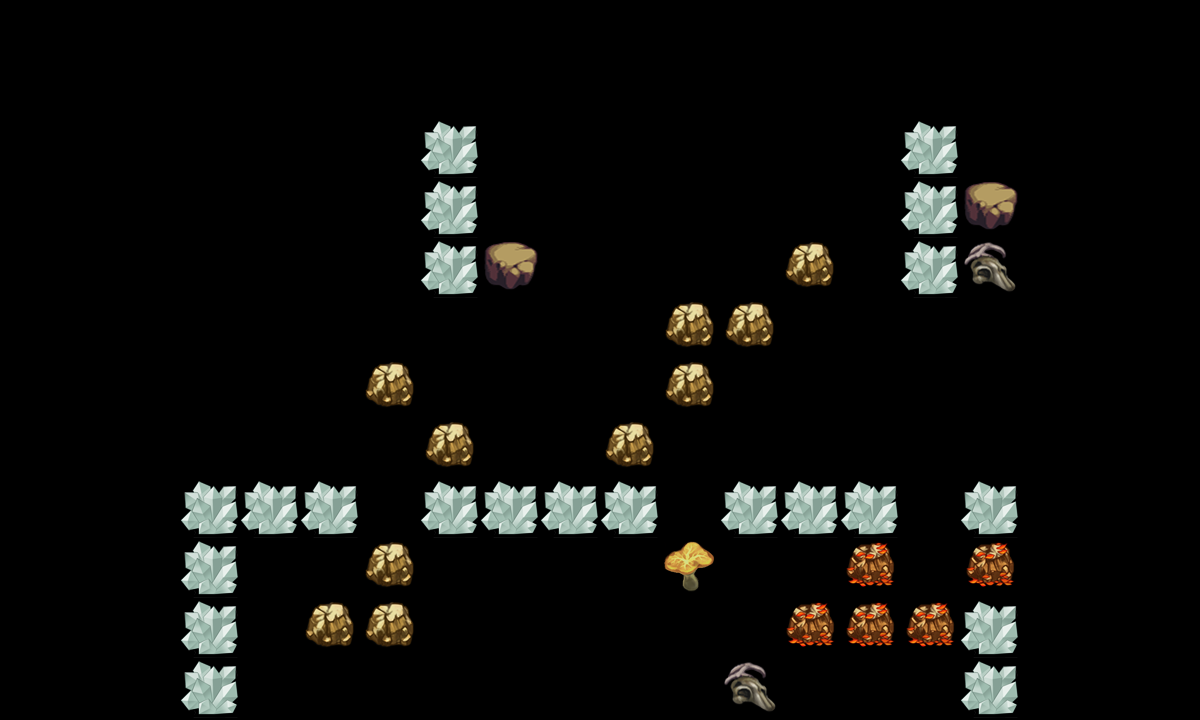

A 2D game scene composited from a Tiled map and its tileset images. What follows is a short description and the map's XML, with each tile layer's data collapsed to a summary:
An orthogonal 20x12 tile map with 60x60 px tiles, 2 tile layers (canDes, cannotDes) and 16 objects (re3, re1, re2, tankpoint, re4, ...).

<map version="1.0" orientation="orthogonal" width="20" height="12" tilewidth="60" tileheight="60">
 <tileset firstgid="1" name="tmw_desert_spacing" tilewidth="60" tileheight="60">
  <image source="tmw_desert_spacing.png" width="480" height="300" />
  <tile id="30">
   <properties>
    <property name="canDes" value="1" />
   </properties>
  </tile>
 </tileset>
 <layer name="canDes" width="20" height="12">
  <data>[240 cells, 20 non-empty, 5 distinct tile ids]</data>
 </layer>
 <layer name="cannotDes" width="20" height="12">
  <data>[240 cells, 22 non-empty, 1 distinct tile ids]</data>
 </layer>
 <objectgroup name="spawnPoints" width="20" height="12">
  <object name="re3" x="267" y="313" width="60" height="60" />
  <object name="re1" x="780" y="120" width="60" height="60" />
  <object name="re2" x="270" y="110" width="60" height="60" />
  <object name="tankpoint" x="600" y="600" width="60" height="60" />
  <object name="re4" x="841" y="362" width="60" height="60" />
  <object name="re5" x="499" y="345" width="60" height="60" />
  <object name="re6" x="537" y="115" width="60" height="60" />
  <object name="re7" x="455" y="575" width="55" height="59" />
 </objectgroup>
 <objectgroup name="roadPoints" width="20" height="12" visible="0">
  <object name="p1" x="300" y="660" width="60" height="60" />
  <object name="p2" x="297" y="423" width="60" height="60" />
  <object name="p3" x="599" y="419" width="60" height="60" />
  <object name="p4" x="600" y="56" width="60" height="60" />
 </objectgroup>
 <objectgroup name="bossPoint" width="20" height="12">
  <object name="boss1" x="660" y="177" width="60" height="60" />
 </objectgroup>
 <objectgroup name="buildingPoint" width="20" height="12" visible="0">
  <object name="building1" x="1138" y="59" width="60" height="60" />
 </objectgroup>
 <objectgroup name="endPoint" width="20" height="12">
  <object name="endpoint" x="659" y="70" width="60" height="60" />
 </objectgroup>
 <objectgroup name="morePoint" width="20" height="12">
  <object name="morepoint" x="960" y="360" width="60" height="60" />
 </objectgroup>
</map>